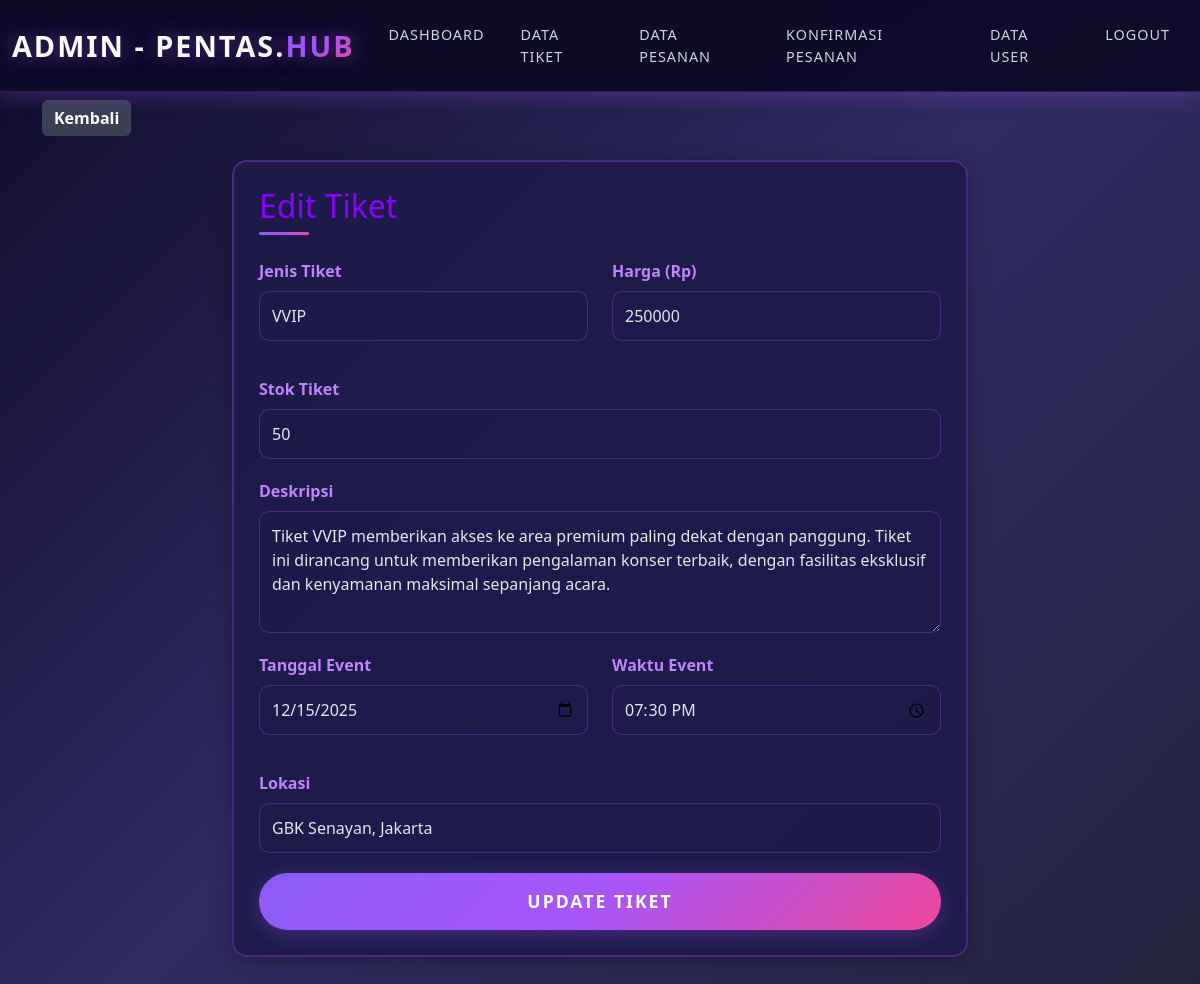
The app's page /admin/edit_tiket.php?id=3 (signed in) with its own data.
### tables this page shows
CREATE TABLE `tiket` (
  `id` int(11) NOT NULL AUTO_INCREMENT,
  `jenis_tiket` varchar(50) NOT NULL,
  `harga` int(11) NOT NULL,
  `stok` int(11) NOT NULL,
  `deskripsi` text DEFAULT NULL,
  `tanggal_event` date NOT NULL,
  `waktu_event` time NOT NULL,
  `lokasi` varchar(200) NOT NULL,
  `gambar` varchar(255) DEFAULT NULL,
  `status` enum('tersedia','habis') NOT NULL DEFAULT 'tersedia',
  `created_at` timestamp NOT NULL DEFAULT current_timestamp(),
  PRIMARY KEY (`id`)
);

### admin/edit_tiket.php (the view, shortened to what this page needs)
<?php
require_once '../includes/config.php';
$id = $_GET['id'];
$query = mysqli_query($conn, "SELECT * FROM tiket WHERE id='$id'");
$tiket = mysqli_fetch_assoc($query);
?>
<!DOCTYPE html>
<html lang="id">
<head>
    <link href="https://cdn.jsdelivr.net/npm/bootstrap@5.3.0/dist/css/bootstrap.min.css" rel="stylesheet">
    <link rel="stylesheet" href="../assets/css/styles.css"
    <link rel="stylesheet" href="https://cdnjs.cloudflare.com/ajax/libs/font-awesome/6.4.0/css/all.min.css">
</head>
<body>
    <nav class="navbar navbar-expand-lg navbar-dark fixed-top">
        <div class="container-fluid">
            <a class="navbar-brand" href="dashboard.php">
                ADMIN - PENTAS.<span>HUB</span>
            </a>
            <div class="collapse navbar-collapse" id="navbarNav">
                <ul class="navbar-nav ms-auto">
                    <li class="nav-item">
                        <a class="nav-link active" href="dashboard.php">Dashboard</a>
                    </li>
                    <li class="nav-item">
                        <a class="nav-link" href="data_tiket.php">Data Tiket</a>
                    </li>
                    <li class="nav-item">
                        <a class="nav-link" href="data_pesanan.php">Data Pesanan</a>
                    </li>
                    <li class="nav-item">
                        <a class="nav-link" href="konfirmasi-pesanan.php">Konfirmasi Pesanan</a>
                    </li>
                    <li class="nav-item">
                        <a class="nav-link" href="data_user.php">Data User</a>
                    </li>
                    <li class="nav-item">
                        <a class="nav-link" href="../logout.php">Logout</a>
                    </li>
                </ul>
            </div>
        </div>
    </nav>
    <div class="dashboard-container" style="margin-top: 80px;">
        <div class="container">
            <a href="data_tiket.php" class="btn btn-secondary mb-4">
                <i class="fas fa-arrow-left"></i> Kembali
            </a>
            <div class="row">
                <div class="col-md-8 mx-auto">
                    <div class="card-custom">
                        <h2 class="mb-4" style="color: #8b00ff;">
                            <i class="fas fa-edit"></i> Edit Tiket
                        </h2>
                        <form method="POST" action="">
                            <div class="row">
                                <div class="col-md-6 mb-3">
                                    <label class="form-label">Jenis Tiket</label>
                                    <select name="jenis_tiket" class="form-control" required>
                                        <option value="VVIP" <?= $tiket['jenis_tiket'] == 'VVIP' ? 'selected' : '' ?>>VVIP</option>
                                    </select>
                                </div>
                                <div class="col-md-6 mb-3">
                                    <label class="form-label">Harga (Rp)</label>
                                    <input type="number" name="harga" class="form-control" value="<?= $tiket['harga'] ?>" required>
                                </div>
                            </div>
                            <div class="mb-3">
                                <label class="form-label">Stok Tiket</label>
                                <input type="number" name="stok" class="form-control" value="<?= $tiket['stok'] ?>" required>
                            </div>
                            <div class="mb-3">
                                <label class="form-label">Deskripsi</label>
                                <textarea name="deskripsi" class="form-control" rows="4" required><?= $tiket['deskripsi'] ?></textarea>
                            </div>
                            <div class="row">
                                <div class="col-md-6 mb-3">
                                    <label class="form-label">Tanggal Event</label>
                                    <input type="date" name="tanggal_event" class="form-control" value="<?= $tiket['tanggal_event'] ?>" required>
                                </div>
                                <div class="col-md-6 mb-3">
                                    <label class="form-label">Waktu Event</label>
                                    <input type="time" name="waktu_event" class="form-control" value="<?= $tiket['waktu_event'] ?>" required>
                                </div>
                            </div>
                            <div class="mb-3">
                                <label class="form-label">Lokasi</label>
                                <input type="text" name="lokasi" class="form-control" value="<?= $tiket['lokasi'] ?>" required>
                            </div>
                            <button type="submit" name="update" class="btn btn-custom w-100">
                                <i class="fas fa-save"></i> UPDATE TIKET
                            </button>
                        </form>
                    </div>
                </div>
            </div>
        </div>
    </div>
</body>
</html>

### assets/css/styles.css (style rules this page uses)
* { margin: 0; padding: 0; box-sizing: border-box; }
:root { --purple-dark: #0f0c29; --purple-mid: #1e1b4b; --purple-light: #312e81; --gradient-primary: linear-gradient(135deg, #8b5cf6 0%, #a855f7 50%, #ec4899 100%); --gradient-vvip: linear-gradient(135deg, #a855f7 0%, #ec4899 100%); --gradient-vip: linear-gradient(135deg, #16e732 0%, #1774df 100%); --gradient-festival: linear-gradient(135deg, #e2b902 0%, #cc9d1a 100%); --text-primary: #e5e7eb; --text-secondary: #9ca3af; --border-color: rgba(168, 85, 247, 0.3); --shadow-primary: 0 4px 20px rgba(168, 85, 247, 0.3); --shadow-hover: 0 8px 30px rgba(168, 85, 247, 0.6); }
body { font-family: 'Segoe UI', Tahoma, Geneva, Verdana, sans-serif; background: linear-gradient(135deg, var(--purple-dark) 0%, #302b63 50%, #24243e 100%); color: var(--text-primary); min-height: 100vh; overflow-x: hidden; }
.navbar { background: rgba(15, 12, 41, 0.98) !important; box-shadow: var(--shadow-primary); padding: 1rem 0; backdrop-filter: blur(10px); border-bottom: 1px solid rgba(168, 85, 247, 0.2); z-index: 1000; }
.navbar-brand { font-size: 1.8rem; font-weight: bold; color: #f9fafb !important; text-transform: uppercase; letter-spacing: 2px; text-shadow: 0 0 20px rgba(168, 85, 247, 0.5); }
.navbar-brand span { background: var(--gradient-primary); -webkit-background-clip: text; -webkit-text-fill-color: transparent; background-clip: text; }
.nav-link { color: #d1d5db !important; margin: 0 10px; transition: all 0.3s ease; text-transform: uppercase; font-size: 0.9rem; letter-spacing: 1px; position: relative; }
.nav-link::after { content: ''; position: absolute; bottom: -5px; left: 0; width: 0; height: 2px; background: var(--gradient-primary); transition: width 0.3s ease; }
.btn-custom { background: var(--gradient-primary); border: none; color: #ffffff; font-weight: 700; padding: 15px 40px; font-size: 1.1rem; box-shadow: var(--shadow-primary); transition: all 0.3s ease; text-transform: uppercase; letter-spacing: 2px; border-radius: 50px; position: relative; overflow: hidden; }
.btn-custom::before { content: ''; position: absolute; top: 0; left: -100%; width: 100%; height: 100%; background: linear-gradient(90deg, transparent, rgba(255, 255, 255, 0.3), transparent); transition: left 0.5s ease; }
.btn-secondary { background: rgba(75, 85, 99, 0.7) !important; border: none !important; color: white !important; font-weight: 600; }
.form-control { background: rgba(30, 27, 75, 0.6); border: 1px solid var(--border-color); color: var(--text-primary); padding: 12px; border-radius: 10px; margin-bottom: 20px; transition: all 0.3s ease; }
.form-control::placeholder { color: rgba(229, 231, 235, 0.5); }
.form-label { font-weight: 600; margin-bottom: 8px; color: #c084fc; }
.dashboard-container, .dashboard-admin { padding: 20px 0; min-height: 100vh; }
.card-custom { background: rgba(30, 27, 75, 0.95); border: 2px solid var(--border-color); border-radius: 15px; padding: 25px; margin-bottom: 25px; transition: all 0.3s ease; box-shadow: 0 4px 20px rgba(0, 0, 0, 0.3); backdrop-filter: blur(5px); }
.card-custom h2, .card-custom h3, .card-custom h4 { margin-bottom: 20px; color: #c084fc; position: relative; padding-bottom: 10px; }
.card-custom h2::after, .card-custom h3::after, .card-custom h4::after { content: ''; position: absolute; bottom: 0; left: 0; width: 50px; height: 3px; background: var(--gradient-primary); border-radius: 3px; }

### records on screen
tiket: jenis_tiket "VVIP", harga "250000", stok "50", deskripsi "Tiket VVIP memberikan akses ke area premium paling dekat dengan panggung. Tiket ini dirancang untuk memberikan pengalaman konser terbaik, dengan fasilitas eksklusif dan kenyamanan maksimal sepanjang acara.", tanggal_event "12/15/2025", waktu_event "19:30:00", lokasi "GBK Senayan, Jakarta"
